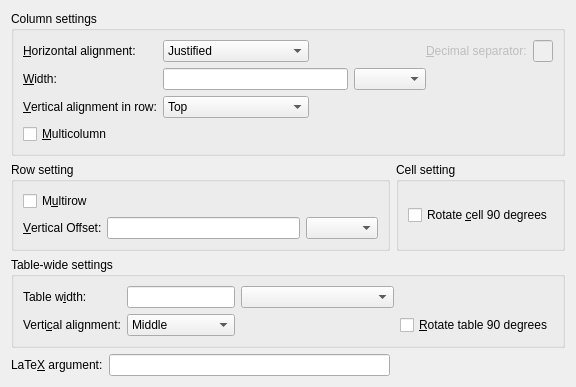
     <widget class="QWidget" name="Settings">
      <attribute name="title">
       <string>&amp;Table Settings</string>
      </attribute>
      <layout class="QGridLayout" name="gridLayout_10">
       <item row="0" column="0" colspan="3">
        <widget class="QGroupBox" name="GroupBox12">
         <property name="title">
          <string>Column settings</string>
         </property>
         <layout class="QGridLayout" name="gridLayout">
          <item row="0" column="0">
           <widget class="QLabel" name="hAlignLA">
            <property name="text">
             <string>&amp;Horizontal alignment:</string>
            </property>
            <property name="buddy">
             <cstring>hAlignCO</cstring>
            </property>
           </widget>
          </item>
          <item row="0" column="1">
           <widget class="QComboBox" name="hAlignCO">
            <property name="toolTip">
             <string>Horizontal alignment in column</string>
            </property>
            <property name="sizeAdjustPolicy">
             <enum>QComboBox::AdjustToContents</enum>
            </property>
            <item>
             <property name="text">
              <string>Justified</string>
             </property>
            </item>
            <item>
             <property name="text">
              <string>Left</string>
             </property>
            </item>
            <item>
             <property name="text">
              <string>Center</string>
             </property>
            </item>
            <item>
             <property name="text">
              <string>Right</string>
             </property>
            </item>
            <item>
             <property name="text">
              <string>At Decimal Separator</string>
             </property>
            </item>
           </widget>
          </item>
          <item row="0" column="2">
           <spacer name="horizontalSpacer">
            <property name="orientation">
             <enum>Qt::Horizontal</enum>
            </property>
            <property name="sizeHint" stdset="0">
             <size>
              <width>4</width>
              <height>20</height>
             </size>
            </property>
           </spacer>
          </item>
          <item row="0" column="3" colspan="2">
           <layout class="QHBoxLayout" name="horizontalLayout">
            <item>
             <widget class="QLabel" name="decimalLA">
              <property name="enabled">
               <bool>false</bool>
              </property>
              <property name="text">
               <string>&amp;Decimal separator:</string>
              </property>
              <property name="buddy">
               <cstring>decimalPointED</cstring>
              </property>
             </widget>
            </item>
            <item>
             <widget class="QLineEdit" name="decimalPointED">
              <property name="enabled">
               <bool>false</bool>
              </property>
              <property name="sizePolicy">
               <sizepolicy hsizetype="Minimum" vsizetype="Fixed">
                <horstretch>0</horstretch>
                <verstretch>0</verstretch>
               </sizepolicy>
              </property>
              <property name="maximumSize">
               <size>
                <width>20</width>
                <height>16777215</height>
               </size>
              </property>
              <property name="inputMask">
               <string/>
              </property>
              <property name="text">
               <string/>
              </property>
              <property name="maxLength">
               <number>32767</number>
              </property>
              <property name="alignment">
               <set>Qt::AlignCenter</set>
              </property>
             </widget>
            </item>
           </layout>
          </item>
          <item row="1" column="0">
           <widget class="QLabel" name="columnWidthLA">
            <property name="text">
             <string>&amp;Width:</string>
            </property>
            <property name="buddy">
             <cstring>columnWidthED</cstring>
            </property>
           </widget>
          </item>
          <item row="1" column="1" colspan="3">
           <layout class="QHBoxLayout" name="horizontalLayout_2">
            <item>
             <widget class="QLineEdit" name="columnWidthED">
              <property name="enabled">
               <bool>true</bool>
              </property>
              <property name="toolTip">
               <string>Fixed width of the column</string>
              </property>
              <property name="text">
               <string/>
              </property>
             </widget>
            </item>
            <item>
             <widget class="LengthCombo" name="columnWidthUnitLC"/>
            </item>
           </layout>
          </item>
          <item row="1" column="4">
           <spacer name="horizontalSpacer_2">
            <property name="orientation">
             <enum>Qt::Horizontal</enum>
            </property>
            <property name="sizeHint" stdset="0">
             <size>
              <width>109</width>
              <height>20</height>
             </size>
            </property>
           </spacer>
          </item>
          <item row="2" column="0">
           <widget class="QLabel" name="vAlignLA">
            <property name="text">
             <string>&amp;Vertical alignment in row:</string>
            </property>
            <property name="buddy">
             <cstring>vAlignCO</cstring>
            </property>
           </widget>
          </item>
          <item row="2" column="1">
           <widget class="QComboBox" name="vAlignCO">
            <property name="toolTip">
             <string>Specifies the vertical alignment of this cell in relation to the baseline of the row.</string>
            </property>
            <item>
             <property name="text">
              <string>Top</string>
             </property>
            </item>
            <item>
             <property name="text">
              <string>Middle</string>
             </property>
            </item>
            <item>
             <property name="text">
              <string>Bottom</string>
             </property>
            </item>
           </widget>
          </item>
          <item row="3" column="0">
           <widget class="QCheckBox" name="multicolumnCB">
            <property name="toolTip">
             <string>Merge cells of different columns</string>
            </property>
            <property name="text">
             <string>&amp;Multicolumn</string>
            </property>
           </widget>
          </item>
         </layout>
        </widget>
       </item>
       <item row="1" column="0" colspan="2">
        <widget class="QGroupBox" name="groupBox">
         <property name="title">
          <string>Row setting</string>
         </property>
         <layout class="QGridLayout" name="gridLayout_6">
          <item row="0" column="0">
           <widget class="QCheckBox" name="multirowCB">
            <property name="toolTip">
             <string>Merge cells of different rows</string>
            </property>
            <property name="text">
             <string>M&amp;ultirow</string>
            </property>
           </widget>
          </item>
          <item row="1" column="0">
           <layout class="QGridLayout" name="gridLayout_3">
            <item row="0" column="0">
             <widget class="QLabel" name="multirowOffsetLA">
              <property name="toolTip">
               <string/>
              </property>
              <property name="text">
               <string>&amp;Vertical Offset:</string>
              </property>
              <property name="buddy">
               <cstring>columnWidthED</cstring>
              </property>
             </widget>
            </item>
            <item row="0" column="1">
             <widget class="QLineEdit" name="multirowOffsetED">
              <property name="enabled">
               <bool>true</bool>
              </property>
              <property name="toolTip">
               <string>Optional vertical offset</string>
              </property>
              <property name="text">
               <string/>
              </property>
             </widget>
            </item>
            <item row="0" column="2">
             <widget class="LengthCombo" name="multirowOffsetUnitLC"/>
            </item>
           </layout>
          </item>
         </layout>
        </widget>
       </item>
       <item row="1" column="2">
        <widget class="QGroupBox" name="groupBox_2">
         <property name="title">
          <string>Cell setting</string>
         </property>
         <layout class="QGridLayout" name="gridLayout_5">
          <item row="0" column="0">
           <widget class="QCheckBox" name="rotateCellCB">
            <property name="toolTip">
             <string>Rotate this cell by 90 degrees</string>
            </property>
            <property name="text">
             <string>Rotate &amp;cell 90 degrees</string>
            </property>
           </widget>
          </item>
         </layout>
        </widget>
       </item>
       <item row="3" column="0">
        <widget class="QLabel" name="specialAlignmentLA">
         <property name="text">
          <string>LaTe&amp;X argument:</string>
         </property>
         <property name="buddy">
          <cstring>specialAlignmentED</cstring>
         </property>
        </widget>
       </item>
       <item row="3" column="1">
        <widget class="QLineEdit" name="specialAlignmentED">
         <property name="toolTip">
          <string>Custom column format (LaTeX)</string>
         </property>
        </widget>
       </item>
       <item row="2" column="0" colspan="3">
        <widget class="QGroupBox" name="tabAlignmentGB">
         <property name="enabled">
          <bool>true</bool>
         </property>
         <property name="title">
          <string>Table-wide settings</string>
         </property>
         <layout class="QGridLayout" name="gridLayout_4">
          <item row="1" column="0">
           <widget class="QLabel" name="tabularWidthLA">
            <property name="text">
             <string>Table w&amp;idth:</string>
            </property>
            <property name="buddy">
             <cstring>tabularWidthED</cstring>
            </property>
           </widget>
          </item>
          <item row="1" column="2">
           <widget class="LengthCombo" name="tabularWidthUnitLC"/>
          </item>
          <item row="1" column="1">
           <widget class="QLineEdit" name="tabularWidthED"/>
          </item>
          <item row="2" column="0">
           <widget class="QLabel" name="TableAlignLA">
            <property name="text">
             <string>Verti&amp;cal alignment:</string>
            </property>
            <property name="buddy">
             <cstring>vAlignCO</cstring>
            </property>
           </widget>
          </item>
          <item row="2" column="1">
           <widget class="QComboBox" name="TableAlignCO">
            <property name="toolTip">
             <string>Vertical alignment of the table</string>
            </property>
            <property name="currentIndex">
             <number>1</number>
            </property>
            <item>
             <property name="text">
              <string>Top</string>
             </property>
            </item>
            <item>
             <property name="text">
              <string>Middle</string>
             </property>
            </item>
            <item>
             <property name="text">
              <string>Bottom</string>
             </property>
            </item>
           </widget>
          </item>
          <item row="2" column="2">
           <spacer name="spacer_2">
            <property name="orientation">
             <enum>Qt::Horizontal</enum>
            </property>
            <property name="sizeType">
             <enum>QSizePolicy::Expanding</enum>
            </property>
            <property name="sizeHint" stdset="0">
             <size>
              <width>153</width>
              <height>20</height>
             </size>
            </property>
           </spacer>
          </item>
          <item row="2" column="3">
           <widget class="QCheckBox" name="rotateTabularCB">
            <property name="enabled">
             <bool>true</bool>
            </property>
            <property name="toolTip">
             <string>Rotate the table by 90 degrees</string>
            </property>
            <property name="text">
             <string>&amp;Rotate table 90 degrees</string>
            </property>
           </widget>
          </item>
         </layout>
        </widget>
       </item>
      </layout>
     </widget>
